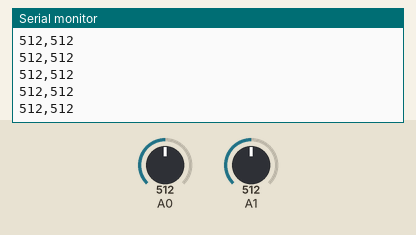
This sketch was run on a simulated Arduino Uno, built with avr-gcc and run on an emulated ATmega328P. On the bench: the last lines printed to the serial monitor. Inputs (shaded band) come from the test bench; at power-on: A0 = 512, A1 = 512.

Above: at 1.2 s.
1.3 s: A0 set to 716
At 1.46 s:
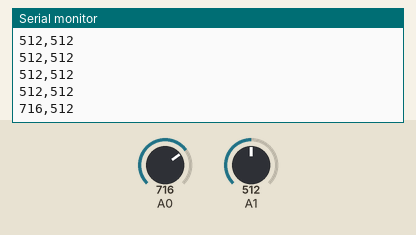
2.8 s: A1 set to 716
At 2.91 s:
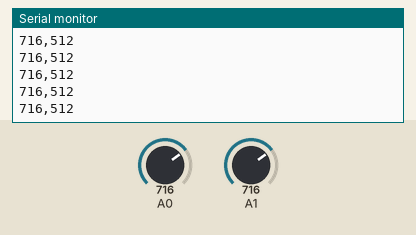
4.3 s: A0 set to 900
At 4.36 s:
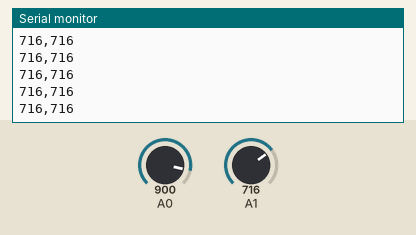
5.8 s: A1 set to 900
At 5.8 s:
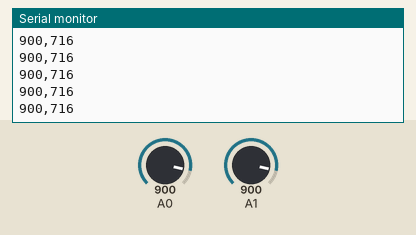
Timing chart, 0 to 8.3 s (numbered marks = the images above; inputs shaded):
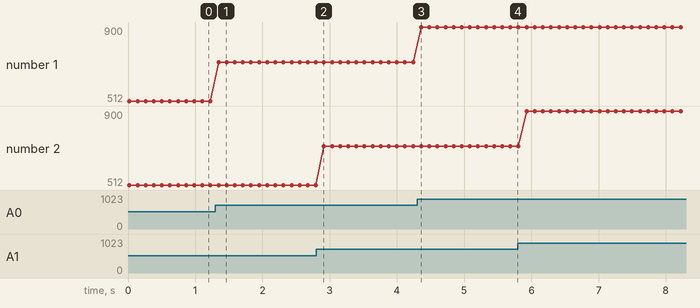

The sketch:

Control_panel.ino
```cpp
// gather sensor data, sends to Processing

int allVals[2];

// sensors
int pot; //0-1023
int light;


void setup() {
  // contact port
  Serial.begin(9600);
  //pinMode(buttonLoc, INPUT);
}

void loop() {
  //potentiometer
  pot = analogRead(A0);
  allVals[0] = pot;
  delay(10);

  //photoresistor
  light = analogRead(A1);
  allVals[1] = light;
  delay(10);

  //Serial.print(pot);
  //Serial.println(light);
  String printer = String(allVals[0]) + "," + String(allVals[1]);
  Serial.println(printer);
  delay(100);
}
```

Measured:
- after the input at 1.3 s, the serial monitor: prints a new line after 0.05 s (image 1)
- plotted number 1: 512 → 716 after the input at 1.3 s, 716 → 900 after the input at 4.3 s
